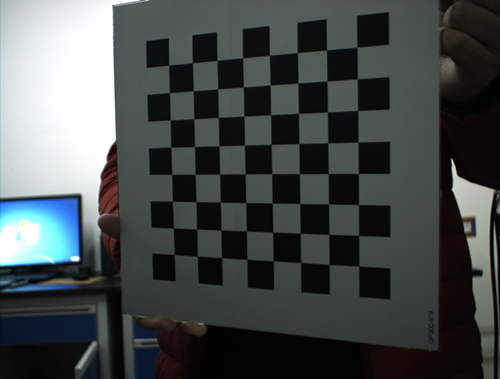
//> input picture data/calib/imagelist/5.bmp, 500 x 379 px
$ ./brightestPoint   (built with g++ and OpenCV 4)
//> lines starting //> are read from the running program, lines starting //| are printed output that depends on the picture; after the words box and inside, x2 and y2 are one past the last pixel; in counts of white or black regions, pixels touching at a corner belong together
#include <opencv2/core/core.hpp>
#include <opencv2/highgui/highgui.hpp>
#include <opencv2/imgproc/imgproc.hpp>
#include <stdint.h>
#include <iostream>

int main()
{
	cv::Mat src = cv::imread("5.bmp");
//> src is the input picture: 379 rows x 500 cols, CV_8UC3; mean B, G, R 75.1, 75.5, 69.8
	CV_Assert(!src.empty());

	cv::Mat srcGray;
	cvtColor(src, srcGray, cv::COLOR_BGR2GRAY);
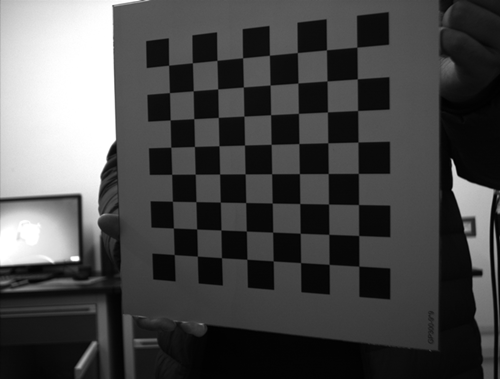
//> srcGray: 379 rows x 500 cols, CV_8UC1; min 0, max 255, mean 73.8

	int currentBright = 0;
	int pt_x;
	int pt_y;

	for (int i = 0; i < src.cols; i++)
	{
		for (int j = 0; j < src.rows; j++)
		{
			uint8_t *pData = srcGray.ptr<uint8_t>(j) + i;
			if (*pData > currentBright)
			{
				currentBright = *pData;
				pt_x = i;
				pt_y = j;
			}

		}
	}
//> after the loop, currentBright = 255; pt_x = 0; pt_y = 238

	std::cout << currentBright;
//| 255

	cv::Mat result = src.clone();
	cv::circle(result, cv::Point(pt_x, pt_y), 2, cv::Scalar(0, 0, 255), 2);
//> result: 379 rows x 500 cols, CV_8UC3; 22 pixels changed, all inside (x1, y1, x2, y2) = (0, 235, 4, 242)
	system("pause");
	return 0;
}

$ run again, with data/calib/imagelist/1.bmp copied over data/calib/imagelist/5.bmp
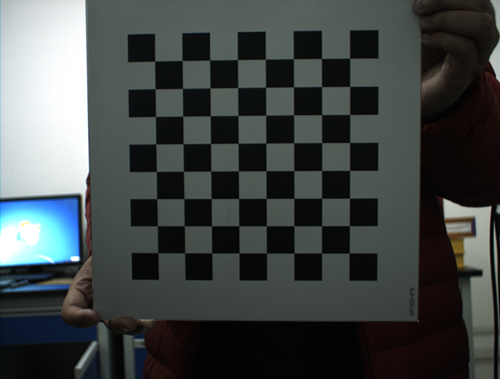
//> input picture data/calib/imagelist/1.bmp, 500 x 379 px
//> src is the input picture: 379 rows x 500 cols, CV_8UC3; mean B, G, R 69.8, 70.5, 65.1
//> `cvtColor(src, srcGray, cv::COLOR_BGR2GRAY);`:
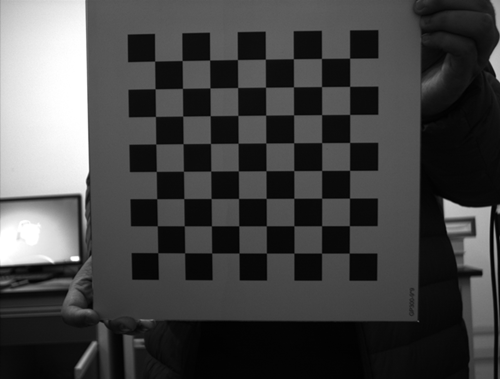
//> srcGray: 379 rows x 500 cols, CV_8UC1; min 0, max 255, mean 68.8
//> after the loop `for (int i = 0; i < src.cols; i++)`: currentBright = 255; pt_x = 0; pt_y = 238
//| 255
//> result: 379 rows x 500 cols, CV_8UC3; 22 pixels changed, all inside (x1, y1, x2, y2) = (0, 235, 4, 242)

$ run again, with data/calib/imagelist/10.bmp copied over data/calib/imagelist/5.bmp
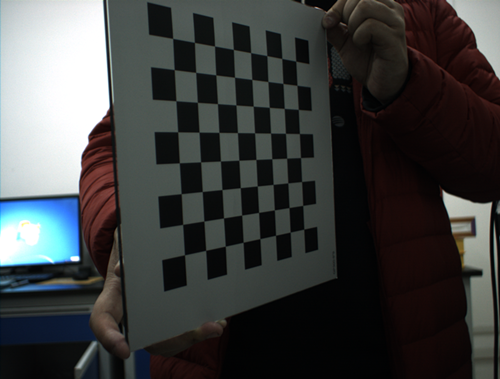
//> input picture data/calib/imagelist/10.bmp, 500 x 379 px
//> src is the input picture: 379 rows x 500 cols, CV_8UC3; mean B, G, R 63, 63.3, 61.8
//> `cvtColor(src, srcGray, cv::COLOR_BGR2GRAY);`:
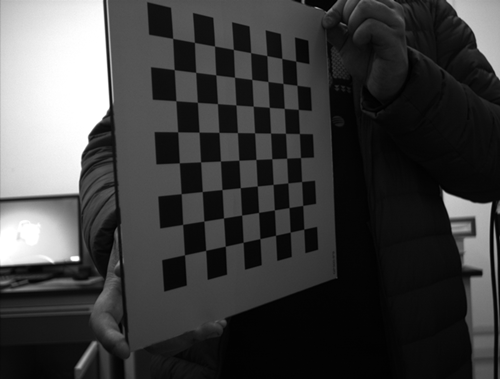
//> srcGray: 379 rows x 500 cols, CV_8UC1; min 0, max 255, mean 62.8
//> after the loop `for (int i = 0; i < src.cols; i++)`: currentBright = 255; pt_x = 0; pt_y = 238
//| 255
//> result: 379 rows x 500 cols, CV_8UC3; 22 pixels changed, all inside (x1, y1, x2, y2) = (0, 235, 4, 242)

$ run again, with data/calib/imagelist/2.bmp copied over data/calib/imagelist/5.bmp
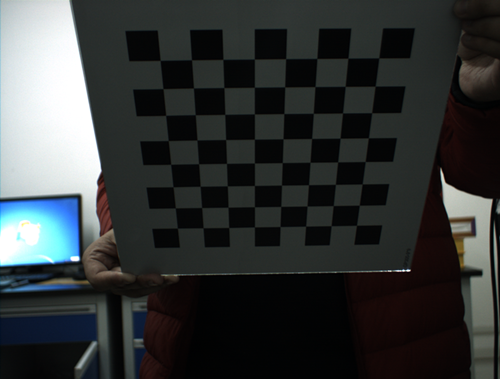
//> input picture data/calib/imagelist/2.bmp, 500 x 379 px
//> src is the input picture: 379 rows x 500 cols, CV_8UC3; mean B, G, R 54.2, 54.1, 50.7
//> `cvtColor(src, srcGray, cv::COLOR_BGR2GRAY);`:
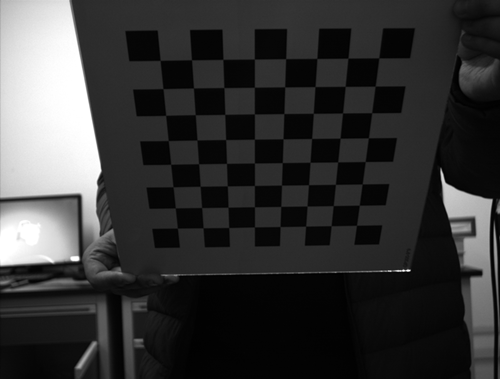
//> srcGray: 379 rows x 500 cols, CV_8UC1; min 0, max 255, mean 53.1
//> after the loop `for (int i = 0; i < src.cols; i++)`: currentBright = 255; pt_x = 0; pt_y = 238
//| 255
//> result: 379 rows x 500 cols, CV_8UC3; 22 pixels changed, all inside (x1, y1, x2, y2) = (0, 235, 4, 242)
